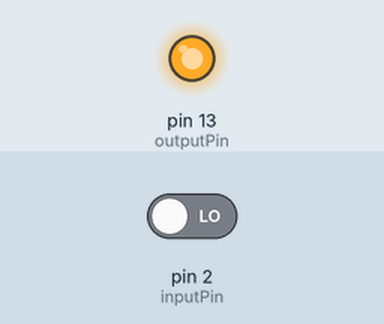
Simulated run of this sketch. Board: Arduino Uno, built with avr-gcc and run on an emulated ATmega328P. On the bench: output pins drawn as LEDs (lit = HIGH). The test bench sets the inputs (shaded band); at power-on: pin 2 (inputPin) LOW.

Above: at 1.2 s.
1.3 s: pin 2 (inputPin) driven HIGH
At 2.1 s:
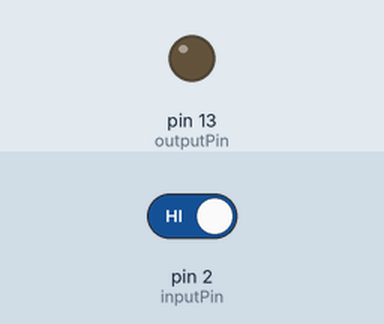
Timing chart, 0 to 4.3 s (numbered marks = the images above; inputs shaded):
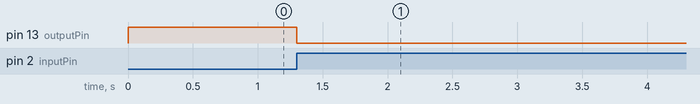

The sketch:

lightswitch_test.ino
```cpp
int inputPin = 2;
int outputPin = 13;
int state = HIGH;
int reading;
int previous = LOW;

long time = 0;
long debounce = 200;

void setup() {
  // initialize digital pin LED_BUILTIN as an output.
  pinMode(inputPin, INPUT);
  pinMode(outputPin, OUTPUT);
}

void loop() {

  reading = digitalRead(inputPin);
//  buttonState = digitalRead(buttonPin);
  if(reading == HIGH && previous == LOW && millis() - time>debounce){
    if(state == HIGH)
      state = LOW;
     else
      state = HIGH;

      time = millis();
  }
      digitalWrite(outputPin, state);
      previous = reading;
}


//  delay(75);
//  }else{
//  digitalWrite(LED_BUILTIN, LOW);
//  delay(100);
//}
```

Measured:
- after the input at 1.3 s, pin 13 (outputPin): HIGH → LOW at once
